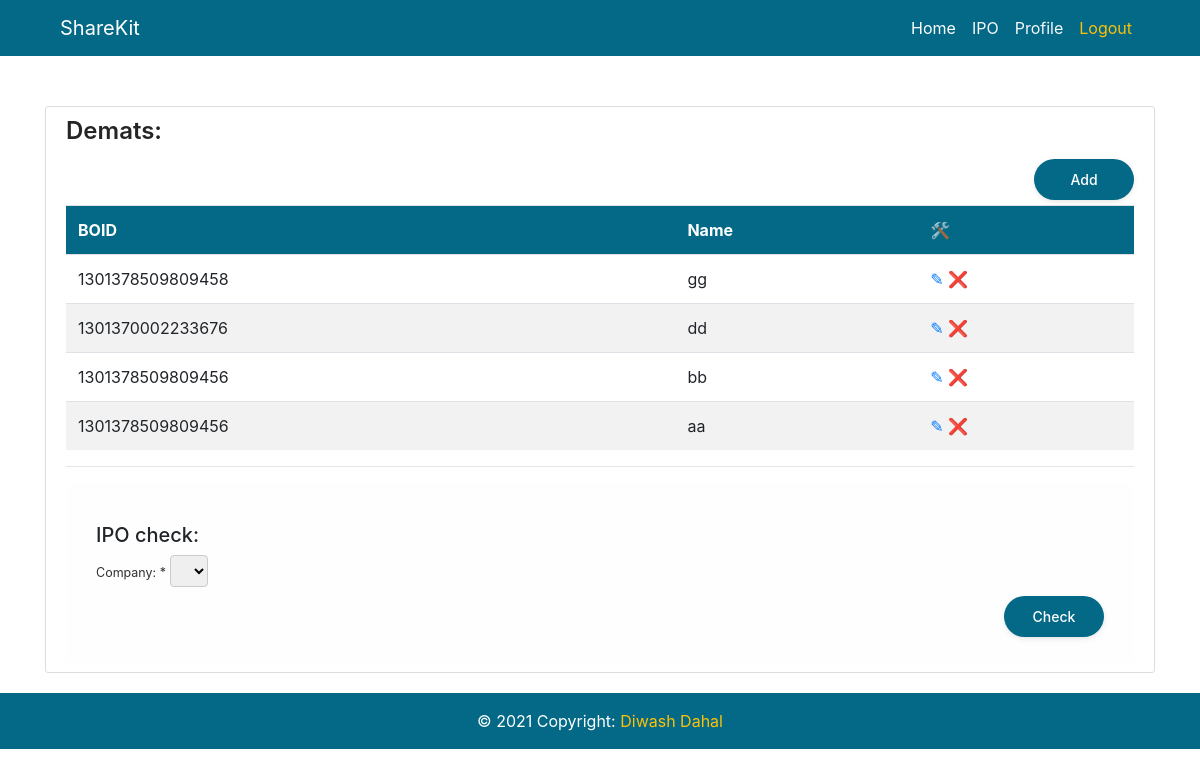
Page /ipo/ (signed in) on the earlier database version.
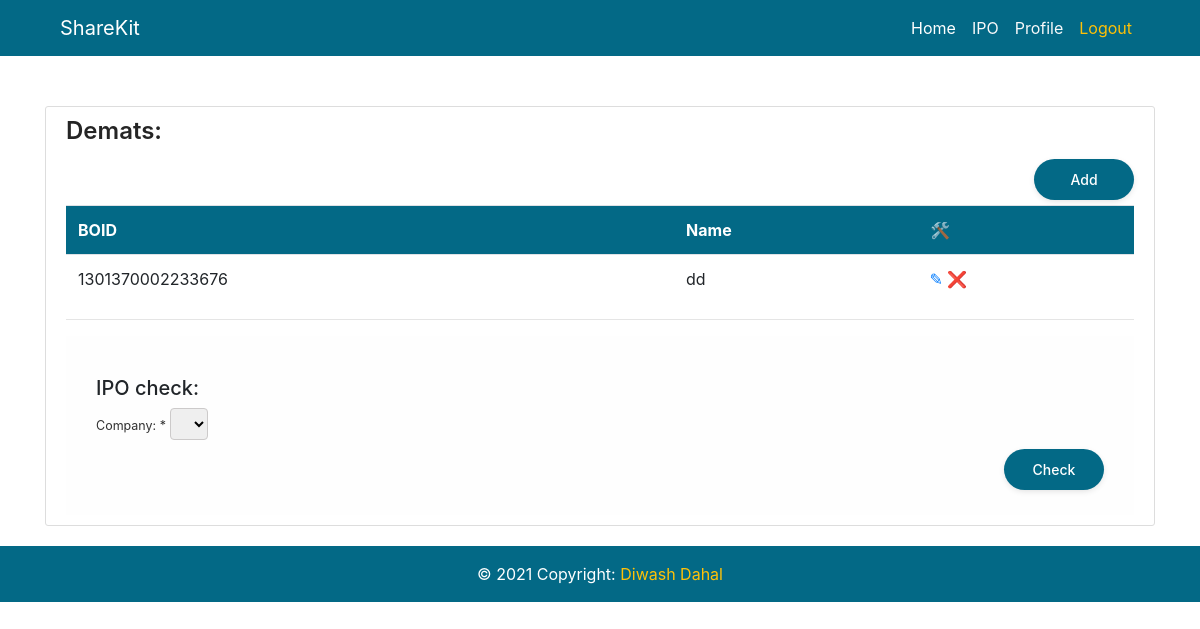
Same page on the later database version.
### sharekitapp/models.py (models this page shows, shortened)
class Demat(models.Model):
    boid = models.IntegerField(validators=[
        RegexValidator(
            regex='^1301\d{12}$',
            message='Invalid BOID',
            code='invalid_boid'
            ),
        ]
    )
    name = models.CharField(max_length=50)
    user = models.ForeignKey(User, on_delete=CASCADE)

### sharekitapp/views.py (the view)
# urls.py: path('ipo/', DematListView.as_view(), name="ipo"),
class DematListView(LoginRequiredMixin, ListView):
    model = Demat
    template_name = 'sharekitapp/ipo.html'
    context_object_name = 'demats'
    ordering = ['-id']
    def get_queryset(self):
        return Demat.objects.filter(
            user=self.request.user
        ).order_by('-id')
    def get_context_data(self, **kwargs: any) -> dict[str, any]:
        context = super(DematListView, self).get_context_data(**kwargs)
        context['share_data'] = share_data
        context['form'] = Ipo()
        return context

### sharekitapp/forms.py
class Ipo(forms.Form):
    company = forms.ChoiceField(label="Company: ", choices=companies)

### sharekitapp/templates/sharekitapp/ipo.html (shortened to what this page needs)
{% extends "sharekitapp/base.html" %}
{% load share_filters %}
{% load crispy_forms_tags %}
{% block content %}
<div class="content-section">
    <h4>Demats:</h4>
    <a href="{% url 'add-demat' %}" class="float-right"><button>Add</button></a>
    <table class="table table-striped">
        <tr class="table-head">
            <th>BOID</th>
            <th>Name</th>
            <th>&#128736;</th>
        </tr>
        {% for demat in demats %}
            <tr>
                <td>{{ demat.boid }}</td>
                <td>{{ demat.name }}</td>
                <td>
                    <a href="{% url 'update-demat' demat.id %}">
                        &#9998;
                    </a>
                    <a href="{% url 'delete-demat' demat.id %}">
                        &#10060;
                    </a>
                </td>
            </tr>
        {% endfor %}
    </table><hr>
    <form class="log-in" method="POST" action="{% url 'ipo-result' %}">
        <h5>IPO check:</h5>
        {{ form|crispy }}
        <button type="submit">Check</button>
    </form>
</div>
{% endblock %}

Differences in the rows shown:
removed Demat: boid "1301378509809458", name "gg"
removed Demat: boid "1301378509809456", name "bb"
removed Demat: boid "1301378509809456", name "aa"
